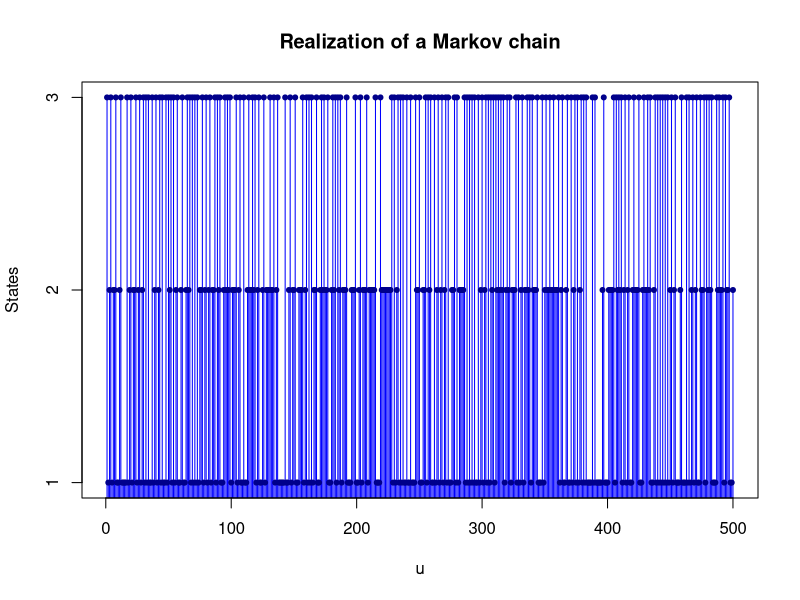
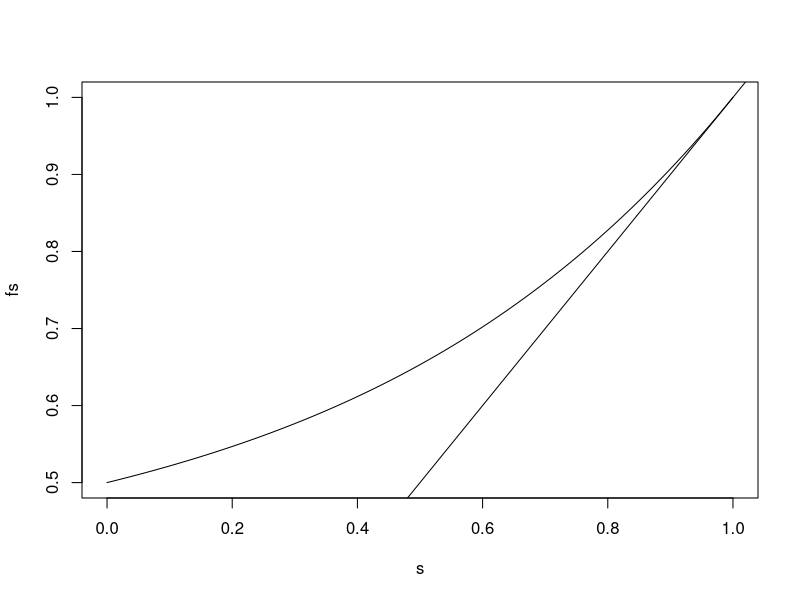
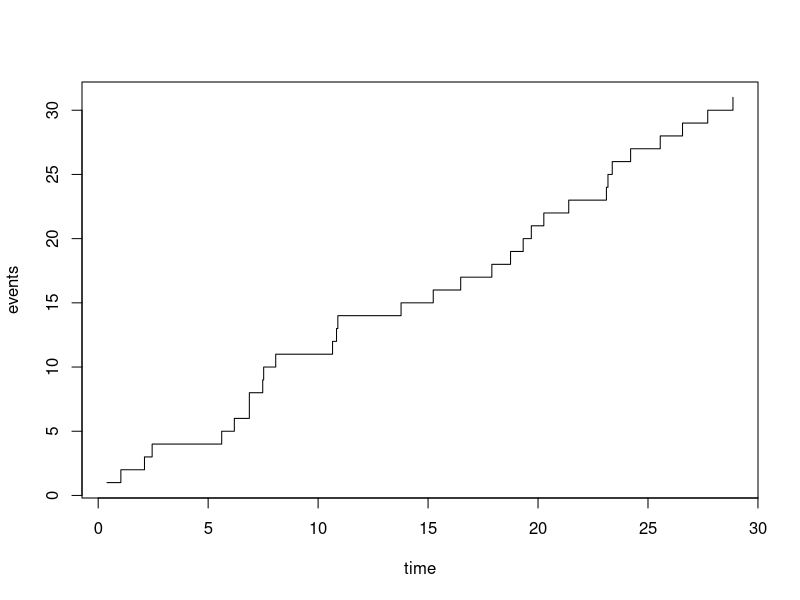

The R script that drew these images, in order:
########------practical 1: least square estimation and testing-------############
#__Q1:-
y=c(56.7,65.9,75.7,64.2,129.2,90.7)
y
x=matrix(c(1,1,1,1,1,1,1,0,0,1,1,1,1,1,0,0,1,1,0,1,1,0,1,1,0,0,1,1,1,0),byrow=FALSE,nrow=6,ncol=5)
x
#estimate weight of object using least sq
bhat=solve(t(x)%*%x)%*%t(x)%*%y
bhat
#for obtain the estimate of disp matrix
v=var(y)
disp=v*solve(t(x)%*%x)
disp
#for checking estamablity i.e lamda_prime*h =labmda_prime   then estimable
H=solve(t(x)%*%x)%*%(t(x)%*%x)
H
h=round(H,2)
h
#(i):
lamda=c(0,1,1,1,0)
ans=t(lamda)%*%h
ans
#hence given function is estimable
#(ii):-
lamda1=c(0,1,1,-2,0)
ans1=t(lamda1)%*%h
ans1
#hence given function is estimable
#(iii):-
lamda2=c(0,1,1,0,-1)
ans2=t(lamda2)%*%h
ans2
#hence given function is estimable

##--Q2-----
n=13
p=5
x1=matrix(c(rep(c(1,0,0,0),4),rep(c(0,1,0,0),2),rep(c(0,0,1,0),4),rep(c(0,0,0,1),3)),nrow=13,ncol=4,byrow=T)
x=as.matrix(cbind(matrix(rep(1,13),ncol=1),x1))
x
y=matrix(c(3129,3000,2865,2890,3300,3150,2800,2900,2985,3050,2600,2700,2600),ncol=1)
y
library(MASS)
bhat=ginv(t(x)%*%x)%*%t(x)%*%y
bhat
yhat=x%*%bhat
ssres=sum((y-yhat)^2)
msres=ssres/(n-p)
disp=msres*ginv(t(x)%*%x)
disp
###(a);----

l=matrix(c(0,1,0,0,-1,0,0,1,0,-1,0,0,0,1,-1),nrow=3,byrow=T);l
lb=l%*%bhat
ssh0=t(lb)%*%solve(l%*%ginv(t(x)%*%x)%*%t(l))%*%lb
ssh0
f=(ssh0/nrow(l))/msres
f
ftab=qf(0.95,3,n-p);ftab
pval=1-pf(f,3,n-p);pval
#fcal>ftab and pval<0.05 hennce we may reject h0
##(b) (I)-----
l=matrix(c(0,0,1,-1,0),nrow=1,byrow=T)
l
lb=l%*%bhat
ssh0=t(lb)%*%solve(l%*%ginv(t(x)%*%x)%*%t(l))%*%lb
ssh0
f=(ssh0/nrow(l))/msres
f
ftab=qf(0.95,1,n-p);ftab
pval=1-pf(f,1,n-p);pval
##fcal>ftab hence reject h0
#b---(II)
l=matrix(c(0,1,1,-1,-1),nrow=1,byrow=T)
l
lb=l%*%bhat
ssh0=t(lb)%*%solve(l%*%ginv(t(x)%*%x)%*%t(l))%*%lb
ssh0
f=(ssh0/nrow(l))/msres
f
ftab=qf(0.95,1,n-p);ftab
pval=1-pf(f,1,n-p);pval
#fcal>ftab hence reject h0
##b--(III)
l=matrix(c(0,1,0,-1,0),nrow=1,byrow=T)
l
lb=l%*%bhat
ssh0=t(lb)%*%solve(l%*%ginv(t(x)%*%x)%*%t(l))%*%lb
ssh0
f=(ssh0/nrow(l))/msres
f
ftab=qf(0.95,1,n-p);ftab
pval=1-pf(f,1,n-p);pval
#fcal<ftab hence accept h0
###b----(IV)
l=matrix(c(0,1,-2,1,1),nrow=1,byrow=T)
l
lb=l%*%bhat
ssh0=t(lb)%*%solve(l%*%ginv(t(x)%*%x)%*%t(l))%*%lb
ssh0
f=(ssh0/nrow(l))/msres
f
ftab=qf(0.95,1,n-p);ftab
pval=1-pf(f,1,n-p);pval
##fcal<ftab hence aacept h0


####--------------------practical 2 Two way annova----------------------######
##Q1:-------
y=c(580,568,570,1080,1087,1392,1380,1386,550,1070,1035,1000,1328,1312,575,599,1045,1066,867,904,889)
y
n=length(y);n
Y=matrix(c(1718,2167,4158,550,3105,2640,1174,2111,2660),nrow=3,ncol=3,byrow=T)   ##sum of each block column wise
Y                                                                      #i.e 580+568+570=1718

N=matrix(c(3,2,3,1,3,2,2,2,3),nrow=3,ncol=3,byrow=T)
N
A=rowSums(Y)
A
B=colSums(Y)
B
r=rowSums(N)
r
k=colSums(N)
k
da=diag(r);da
db=diag(k);db
c=da-(N%*%solve(db)%*%t(N))
c
Q=A-(N%*%solve(db)%*%B)
Q
tss=sum(y^2)-(sum(Y)^2/n)   #Y...=sum(Y)    #tss=sum(yijk^2)-((Y..)^2/n)  
tss
CT=sum(Y)^2/n    #for more convinience
ssa_unadj=sum(A^2/r)-CT
ssa_unadj
ssb_unadj=sum(B^2/k)-CT
ssb_unadj
library(MASS)
alpha=ginv(c)%*%Q
alpha
ssa_adj=t(Q)%*%alpha
ssa_adj
sse=tss-ssa_adj-ssb_unadj
sse
ssb_adj=tss-sse-ssa_unadj
ssb_adj

#genrally blocks are column 
p=3;q=3
ftab=qf(0.05,(p-1),(n-p-q+1))
ftab
F1=(ssa_adj/(p-1))/(sse/(n-p-q+1))
F1   
#  fcal > ftab hence Reject h0 at 5%
F2=(ssb_adj/(q-1))/(sse/(n-p-q+1))
F2          
#fcal>ftab hence Definitely reject h0 at 5%

##-----> Q.2:-

y=c(580,568,570,1080,1087,1085,1392,1380,1386,550,530,579,1070,1035,1000,1328,1312,1299,546,575,579,1045,1053,1066,867,904,889)
n=length(y)
n
Y=matrix(c(1718,3252,4158,1659,3105,3939,1700,3164,2660),nrow=3,ncol=3,byrow = T);Y
N=matrix(c(3,3,3,3,3,3,3,3,3),nrow=3,ncol=3)
N
A=rowSums(Y);A
B=colSums(Y);B
r=rowSums(N);r
k=colSums(N);k
Da=diag(r);Da
Db=diag(k);Db

C=Da-(N%*%solve(Db)%*%t(N));C
Q=A-(N%*%solve(Db)%*%B);Q

CT=sum(Y)^2/n;CT
TSS=sum(y^2)-CT ; TSS

SSA_unadj=sum(A^2/r)-CT 
SSA_unadj
SSB_unadj=sum(B^2/k)-CT
SSB_unadj

library(MASS)
alpha =ginv(C)%*%Q
alpha

SSA_adj=t(Q)%*%alpha
SSA_adj
SSE=TSS-SSA_adj-SSB_unadj;SSE
SSB_adj=TSS-SSE-SSA_unadj
SSB_adj

p=q=3
F1=(SSA_adj/(p-1))/(SSE/(n-p-q+1))
F1
F2=(SSB_adj/(q-1))/(SSE/(n-p-q+1))
F2
ftab=qf(0.05,(p-1),(n-p-q+1))
ftab
###here both are facl>ftab hence reject H0 '[][=]========at 5%

####--------Practical 3: stochastic process 1--------####
#Q1_----

tpm = matrix(c(1/3,1/3,1/3,0,1/3,2/3,3/4,1/4,0),ncol=3,nrow=3,byrow=TRUE);tpm
states = c(1,2,3)
intdist = c(1/3,1/3,1/3)
p1 = c(tpm[1,]);p1
p2 = c(tpm[2,]);p2
p3 = c(tpm[3,]);p3

X = c() 
X[1] = sample(states,1)
for(i in 1:500){
  if(X[i]==1){
    X[i+1] = sample(states,1,prob=p1) 
  }
  else if(X[i]==2){
    X[i+1] = sample(states,1,prob=p2)  
  }
  else if(X[i]==3){
    X[i+1] = sample(states,1,prob=p3)   
  }
}
X
#est_tpm=markovchainFit(data=X)


n = c(500,1000,5000,10000)

for(j in 1:length(n)){
  X = c() 
  X[1] = sample(states,1)
  for(i in 1:n[j]){
    if(X[i]==1){
      X[i+1] = sample(states,1,prob=p1) 
    }
    else if(X[i]==2){
      X[i+1] = sample(states,1,prob=p2)  
    }
    else if(X[i]==3){
      X[i+1] = sample(states,1,prob=p3)   
    }
  }
  
  c1=c2=c3=0
  sum11=sum12=sum13=sum21=sum22=sum23=sum31=sum32=sum33=0
  
  for(i in 1:n[j]){
    if(X[i]==1){
      c1=c1+1
      if(X[i+1]==1){
        sum11=sum11+1
      }
      if(X[i+1]==2){
        sum12=sum12+1
      }
      if(X[i+1]==3){
        sum13=sum13+1
      }
    }
    if(X[i]==2){
      c2=c2+1
      if(X[i+1]==1){
        sum21=sum21+1
      }
      if(X[i+1]==2){
        sum22=sum22+1
      }
      if(X[i+1]==3){
        sum23=sum23+1
      }
    }
    if(X[i]==3){
      c3=c3+1
      if(X[i+1]==1){
        sum31=sum31+1
      }
      if(X[i+1]==2){
        sum32=sum32+1
      }
      if(X[i+1]==3){
        sum33=sum33+1
      }
    }
  }
  est_tpm_count = matrix(c(sum11,sum12,sum13,sum21,sum22,sum23,sum31,sum32,sum33),nrow=3,ncol=3,byrow=TRUE)
  count=c(c1,c2,c3)
  est_tpm=matrix(nrow=3,ncol=3)
  for(i in 1:3){
    est_tpm[i,] = est_tpm_count[i,]/count[i]
  }
  print(round(est_tpm,2))
}
round(tpm,2)
est_tpm
##Eigen vector corresopnding to eigen value 1
eigen_result=eigen(t(est_tpm))$vectors[,1]

limiting_dist=eigen_result/sum(eigen_result)
limiting_dist

#####or if inital distbn is given 
states=c(1,2,3)
r1=c(1/3,1/3,1/3)
r2=c(0,1/3,2/3)
r3=c(3/4,1/4,0)
P=rbind(r1,r2,r3)
pi=c(1/3,1/3,1/3)                  # pi:initial distribution
n=500
inistate= sample(states,1, pi,replace=TRUE)
x=c()
x[1]=inistate; set.seed(11)           # x: realization of length n
for(i in 1:(n-1))
{
  x[i+1]=sample(states,1,P[x[i],],replace=T)
}
x
table(x)
u=1:500
par(mfrow= c(1,1))
plot(u,x,type="h",main="Realization of a Markov chain",ylab="States",yaxt="n",col="blue")
axis(2,at=sort(unique(x)),labels=sort(unique(x)))
points(u,x,pch=20,col="dark blue")
#############################
#que 2:

tpm2 = matrix(c(1/2,1/2,0,0,3/4,1/4,0,0,0,0,1/4,3/4,0,0,1/2,1/2),ncol=4,nrow=4,byrow=TRUE)
states = c(1,2,3,4)
intdist = c(1/4,1/4,1/4,1/4)
p1 = c(tpm2[1,])
p2 = c(tpm2[2,])
p3 = c(tpm2[3,])
p4 = c(tpm2[4,])

n = c(500,1000,5000,10000)

for(j in 1:length(n)){
  X = c() 
  X[1] = sample(states,1)
  for(i in 1:n[j]){
    if(X[i]==1){
      X[i+1] = sample(states,1,prob=p1) 
    }
    else if(X[i]==2){
      X[i+1] = sample(states,1,prob=p2)  
    }
    else if(X[i]==3){
      X[i+1] = sample(states,1,prob=p3)   
    }
    else if(X[i]==4){
      X[i+1] = sample(states,1,prob=p4)   
    }
  }
  
  c1=c2=c3=c4=0
  sum11=sum12=sum13=sum14=sum21=sum22=sum23=sum24=sum31=sum32=sum33=sum34=sum41=sum42=sum43=sum44=0
  
  for(i in 1:n[j]){
    if(X[i]==1){
      c1=c1+1
      if(X[i+1]==1){
        sum11=sum11+1
      }
      if(X[i+1]==2){
        sum12=sum12+1
      }
      if(X[i+1]==3){
        sum13=sum13+1
      }
      if(X[i+1]==4){
        sum14=sum14+1
      }
    }
    if(X[i]==2){
      c2=c2+1
      if(X[i+1]==1){
        sum21=sum21+1
      }
      if(X[i+1]==2){
        sum22=sum22+1
      }
      if(X[i+1]==3){
        sum23=sum23+1
      }
      if(X[i+1]==4){
        sum24=sum24+1
      }
    }
    if(X[i]==3){
      c3=c3+1
      if(X[i+1]==1){
        sum31=sum31+1
      }
      if(X[i+1]==2){
        sum32=sum32+1
      }
      if(X[i+1]==3){
        sum33=sum33+1
      }
      if(X[i+1]==4){
        sum34=sum34+1
      }
    }
    if(X[i]==4){
      c4=c4+1
      if(X[i+1]==1){
        sum41=sum41+1
      }
      if(X[i+1]==2){
        sum42=sum42+1
      }
      if(X[i+1]==3){
        sum43=sum43+1
      }
      if(X[i+1]==4){
        sum44=sum44+1
      }
    }
  }
  est_tpm_count = matrix(c(sum11,sum12,sum13,sum14,sum21,sum22,sum23,sum24,sum31,sum32,sum33,sum34,sum41,sum42,sum43,sum44),nrow=4,ncol=4,byrow=TRUE)
  count=c(c1,c2,c3,c4)
  est_tpm=matrix(nrow=4,ncol=4)
  for(i in 1:4){
    est_tpm[i,] = est_tpm_count[i,]/count[i]
  }
  print(round(est_tpm,2))
}


####-----prac 4:-   branching process --------######
#Q1:---------

ex=sum(0.2+2*0.15+3*0.1+4*0.05)
ex2=sum(0.2+4*0.15+9*0.1+16*0.05)
var=ex2-(ex^2)
var;ex

z = c()
z[1] = 1
p = c(0.5,0.2,0.15,0.1,0.05);p
s = c(0:4);s     #0:4
z[2]=sample(s,z[1],prob=p)
for(i in 2:5){
  print(sample(x=s,size=z[i],prob=p,replace=TRUE))
  z[i+1] = sum(sample(x=s,size=z[i],prob=p,replace=TRUE)) 
}
z
sum(p*s)
(sum(p*s))^(length(z))

f= function(s){
  return(0.5+0.2*s+0.15*s^2+0.1*s^3+0.05*s^4)
}
s = seq(from=0,to=1,by=0.001)
fs = f(s);fs
plot(s,fs,type='l')
abline(0,1)

##------or--------####
p=c(0.5,0.2,0.15,0.1,0.05)
z=c()
z[1]=1
s=c(0:4)
for(i in 1:10){
  if(z[i]==0){
    break
  }else{
    z[i+1]=sum(sample(s,z[i],replace=T,prob=p))
  }
}
z
mean=sum(s*p);mean
var=sum((s-mean)^2*p);var
#######-----practiacl 4;; BIBD  ------######
###Q1:---------
p=5    #no of tratment
q=5    #no of block
r=4    #no of element each row or no of tratment in row or replication
k=4    #no tratment in each block
lamda=(k-1)*r/(p-1)
lamda
n=r*p
n
y= matrix(c(17,0,12,13,14,14,14,10,13,0,0,12,9,12,13,11,13,0,12,11,12,11,8,0,10),nrow=5,ncol=5,byrow=T);y
nij=ifelse(y!= 0,1,0);nij
yidot=rowSums(y)
ydotj=colSums(y)
ct=sum(y)^2/n
tss=sum(y^2)-ct
tss
ssb=(1/k)*sum(ydotj^2)-ct
ssb
Q=c()
for(i in 1:p){
  Q[i]=yidot[i] - (1/k)* nij[i,]%*%ydotj
}
Q
sst_adj = (k/(lamda*p)) * sum (Q^2) ; sst_adj
sse= tss - sst_adj - ssb ;ssb
mst = sst_adj /(r-1) ;mst
mse= sse/ (n-p-q+1) ; mse
fcal = mst / mse ;fcal
ftab=qf(0.05,(r-1),(n-p-q+1))
ftab
##here fcal> ftab the we may reject H0 hence all treatments are significantly diffrent effect

#####-----practical 6:- Analysis of covariance-----#######
y=matrix(c(48,56,48,99,85,54,43,58,48,52,43,40),nrow=4,ncol=3,byrow=T);y
z=matrix(c(227,226,259,248,218,234,249,256,270,264,252,248),nrow=4,ncol=3,byrow=T);z
p=4
q=3
n=3*4
cty=sum(y)^2/n      #y../n===sum(y)^2/n   
cty
ctz=sum(z)^2/n      #z../n===sum(z)^2/n
ctz                    
ctyz=(sum(y)*sum(z))/n
ctyz

gyy=sum(y^2)-cty
gzz=sum(z^2)-ctz
gyz=sum(y*z)-(sum(y)*sum(z))/n
gyz

#row ss and prod
ryy=(1/q)*sum(rowSums(y)^2)-cty
ryy
rzz=(1/q)*sum(rowSums(z)^2)-ctz
rzz
ryz=(1/q)*sum(rowSums(y)*rowSums(z))-ctyz
ryz

#col ss and prod
cyy=(1/p)*sum(colSums(y)^2)-cty
cyy
czz=(1/p)*sum(colSums(z)^2)-ctz
czz
cyz=(1/p)*sum(colSums(y)*colSums(z))-ctyz
cyz

eyy=gyy-ryy-cyy
ezz=gzz-rzz-czz
eyz=gyz-ryz-cyz
sse=eyy-((eyz^2)/ezz)
sse
ssh01=(eyy+ryy)-((eyz+ryz)^2/(ezz+rzz))-sse
ssh01
ssh02=(eyy+cyy)-((eyz+cyz)^2/(ezz+czz))-sse
ssh02
ssh03=eyz^2/ezz
ssh03
mse=sse/((p-1)*(q-1)-1)
mse
f1=(ssh01/(p-1))/mse
f1
f1tab=qf(0.97,p-1,((p-1)*(q-1)-1))
f1tab
##hence h01 rejected
f2=(ssh02/(q-1))/mse
f2
f1tab=qf(0.97,q-1,((p-1)*(q-1)-1))
f1tab
#h02 accepted
f3=(ssh03)/mse;f3
f3tab=qf(0.97,1,((p-1)*(q-1)-1));f3tab 
###accept h03

###prac 7: poisson process-----#####
T=20
lamda=1
n=qpois(0.99,lamda*T)     ### take 0.99 in every problem
n
y=rexp(n,lamda)
y
x=cumsum(y);x
p=1:31                  #n=31 so
plot(x,p,type="s",xlab="time",ylab="events")


